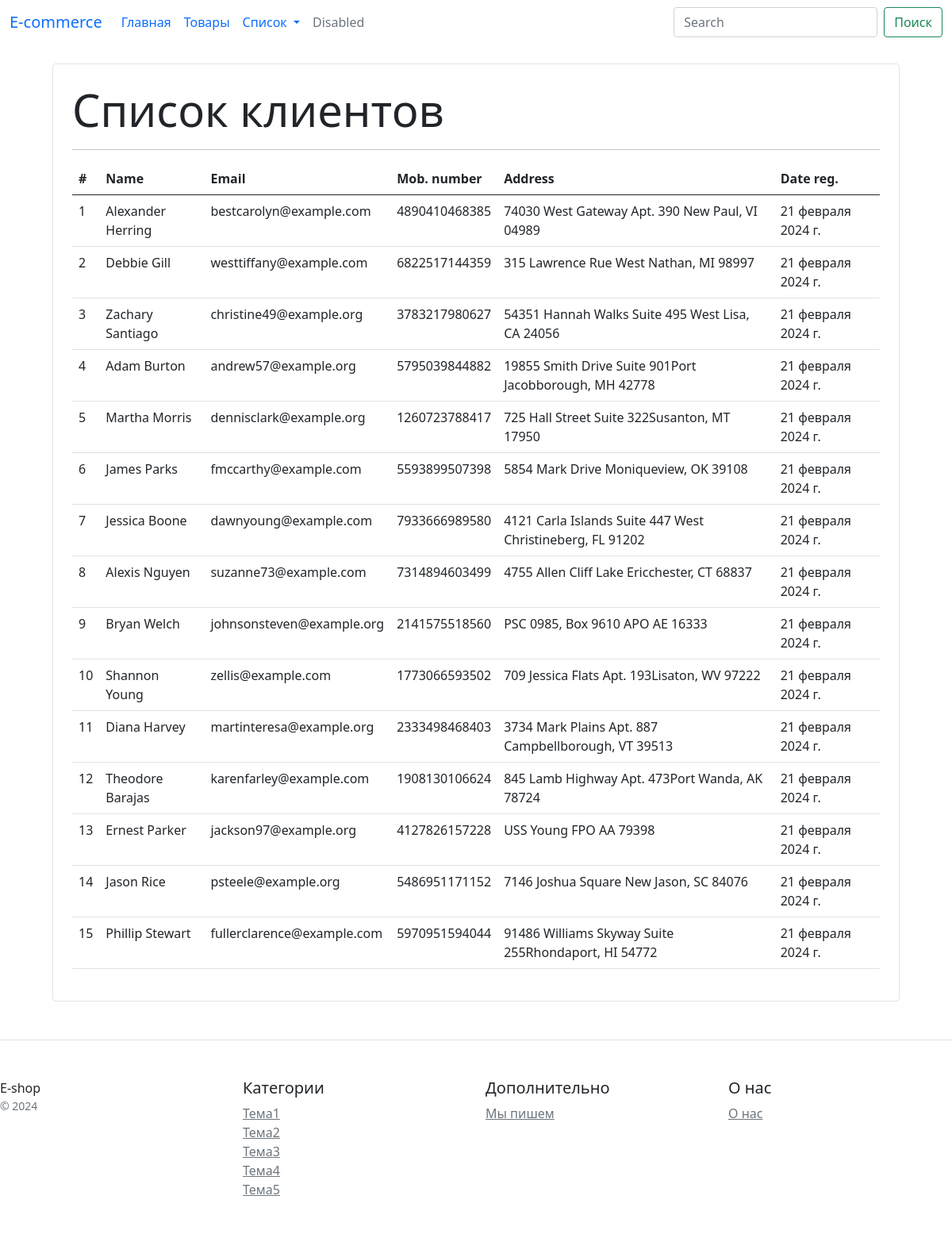
The app's page /users/, older data.
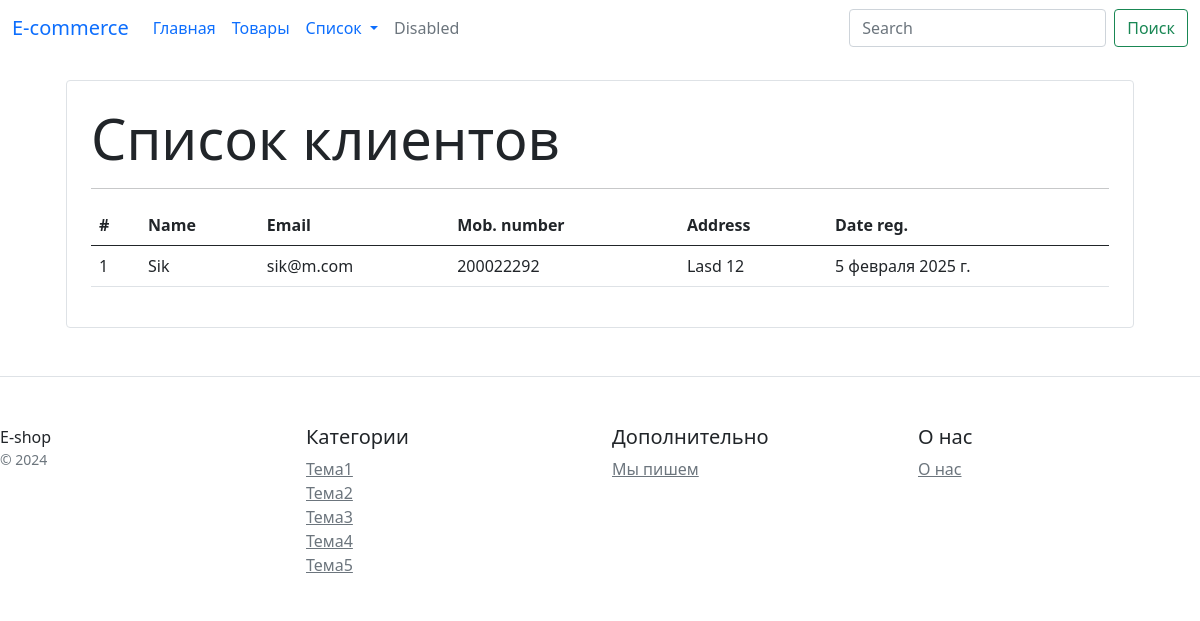
The same page, newer data.
### e_shop/models.py (models this page shows, shortened)
class User(models.Model):
    name = models.CharField(max_length=100)
    email = models.EmailField()
    mob_number = models.CharField(max_length=15)
    address = models.CharField(max_length=250)
    date_reg = models.DateField(default=datetime.datetime.today)

### e_shop/views.py (the view)
# urls.py: path('users/', ViewUser.as_view(), name='view_users'),
class ViewUser(ListView):
    template_name = "e_shop/view_user.html"
    model = User
    context_object_name = 'users'

### e_shop/templates/e_shop/view_user.html
{% extends 'base.html' %}
{% block content %}
<div class="container">
   <div class="border rounded p-4 m-4">
        <p class="display-4 pl-4 ml-4">Список клиентов</p>
        <hr>
        <table class="table">
            <thead>
                <tr>
                    <th>#</th>
                    <th>Name</th>
                    <th>Email</th>
                    <th>Mob. number</th>
                    <th>Address</th>
                    <th>Date reg.</th>
                </tr>
            </thead>
            <tbody>
                {% for user in users %}
                    <tr>
                        <td>{{ forloop.counter }}</td>
                        <td>{{ user.name }}</td>
                        <td>{{ user.email }}</td>
                        <td>{{ user.mob_number }}</td>
                        <td>{{ user.address }}</td>
                        <td>{{ user.date_reg }}</td>
                    </tr>
                {% endfor %}
            </tbody>
        </table>
   </div>
</div>
{% endblock %}

### templates/base.html (shortened to what this page needs)
<!DOCTYPE html>
<html>
<head>
    <link href="https://cdn.jsdelivr.net/npm/bootstrap@5.0.0/dist/css/bootstrap.min.css" rel="stylesheet" >
</head>
<body>
        {% include 'e_shop/menu.html' %}
    {% block content %}{% endblock %}
    <footer class="pt-4 my-md-5 pt-md-5 border-top">
        <div class="row">
            <div class="col-3 col-md">
                E-shop
                <small class="d-block mb-3 text-muted">&copy; 2024</small>
            </div>
            <div class="col-3 col-md">
                <h5>Категории</h5>
                <ul class="list-unstyled text-small">
                    <li><a class="text-muted" href="#">Тема1</a></li>
                    <li><a class="text-muted" href="#">Тема2</a></li>
                    <li><a class="text-muted" href="#">Тема3</a></li>
                    <li><a class="text-muted" href="#">Тема4</a></li>
                    <li><a class="text-muted" href="#">Тема5</a></li>
                </ul>
            </div>
            <div class="col-3 col-md">
                <h5>Дополнительно</h5>
                <ul class="list-unstyled text-small">
                    <li><a class="text-muted" href="#">Мы пишем</a></li>
                </ul>
            </div>
            <div class="col-3 col-md">
                <h5>О нас</h5>
                <ul class="list-unstyled text-small">
                    <li><a class="text-muted" href="#">О нас</a></li>
                </ul>
            </div>
        </div>
    </footer>
</body>
</html>

### e_shop/templates/e_shop/menu.html (shortened to what this page needs)
<nav class="navbar navbar-expand-lg bg-body-tertiary">
  <div class="container-fluid">
    <a class="navbar-brand" href="{% url 'index' %}">E-commerce</a>
    <div class="collapse navbar-collapse" id="navbarSupportedContent">
      <ul class="navbar-nav me-auto mb-2 mb-lg-0">
        <li class="nav-item">
          <a class="nav-link active" aria-current="page" href="{% url 'index' %}">Главная</a>
        </li>
        <li class="nav-item">
          <a class="nav-link" href="{% url 'view_products' %}">Товары</a>
        </li>
        <li class="nav-item dropdown">
          <a class="nav-link dropdown-toggle" href="#" role="button" data-bs-toggle="dropdown" data-coreui-toggle="dropdown" aria-expanded="false">
            Список
          </a>
        </li>
        <li class="nav-item">
          <a class="nav-link disabled" aria-disabled="true">Disabled</a>
        </li>
      </ul>
      <form class="d-flex" role="search">
        <input class="form-control me-2" type="search" placeholder="Search" aria-label="Search">
        <button class="btn btn-outline-success" type="submit">Поиск</button>
      </form>
    </div>
  </div>
</nav>

Row changes from the older to the newer data that the page shows:
removed User: name "Alexander Herring", email "bestcarolyn@example.com", mob_number "4890410468385", address "74030 West Gateway Apt. 390 New Paul, VI 04989", date_reg "21 февраля 2024 г."
removed User: name "Debbie Gill", email "westtiffany@example.com", mob_number "6822517144359", address "315 Lawrence Rue West Nathan, MI 98997", date_reg "21 февраля 2024 г."
removed User: name "Zachary Santiago", email "christine49@example.org", mob_number "3783217980627", address "54351 Hannah Walks Suite 495 West Lisa, CA 24056", date_reg "21 февраля 2024 г."
removed User: name "Adam Burton", email "andrew57@example.org", mob_number "5795039844882", address "19855 Smith Drive Suite 901Port Jacobborough, MH 42778", date_reg "21 февраля 2024 г."
removed User: name "Martha Morris", email "dennisclark@example.org", mob_number "1260723788417", address "725 Hall Street Suite 322Susanton, MT 17950", date_reg "21 февраля 2024 г."
removed User: name "James Parks", email "fmccarthy@example.com", mob_number "5593899507398", address "5854 Mark Drive Moniqueview, OK 39108", date_reg "21 февраля 2024 г."
removed User: name "Jessica Boone", email "dawnyoung@example.com", mob_number "7933666989580", address "4121 Carla Islands Suite 447 West Christineberg, FL 91202", date_reg "21 февраля 2024 г."
removed User: name "Alexis Nguyen", email "suzanne73@example.com", mob_number "7314894603499", address "4755 Allen Cliff Lake Ericchester, CT 68837", date_reg "21 февраля 2024 г."
removed User: name "Bryan Welch", email "johnsonsteven@example.org", mob_number "2141575518560", address "PSC 0985, Box 9610 APO AE 16333", date_reg "21 февраля 2024 г."
removed User: name "Shannon Young", email "zellis@example.com", mob_number "1773066593502", address "709 Jessica Flats Apt. 193Lisaton, WV 97222", date_reg "21 февраля 2024 г."
removed User: name "Diana Harvey", email "martinteresa@example.org", mob_number "2333498468403", address "3734 Mark Plains Apt. 887 Campbellborough, VT 39513", date_reg "21 февраля 2024 г."
removed User: name "Theodore Barajas", email "karenfarley@example.com", mob_number "1908130106624", address "845 Lamb Highway Apt. 473Port Wanda, AK 78724", date_reg "21 февраля 2024 г."
removed User: name "Ernest Parker", email "jackson97@example.org", mob_number "4127826157228", address "USS Young FPO AA 79398", date_reg "21 февраля 2024 г."
removed User: name "Jason Rice", email "psteele@example.org", mob_number "5486951171152", address "7146 Joshua Square New Jason, SC 84076", date_reg "21 февраля 2024 г."
removed User: name "Phillip Stewart", email "fullerclarence@example.com", mob_number "5970951594044", address "91486 Williams Skyway Suite 255Rhondaport, HI 54772", date_reg "21 февраля 2024 г."
added User: name "Sik", email "sik@m.com", mob_number "200022292", address "Lasd 12", date_reg "5 февраля 2025 г."
